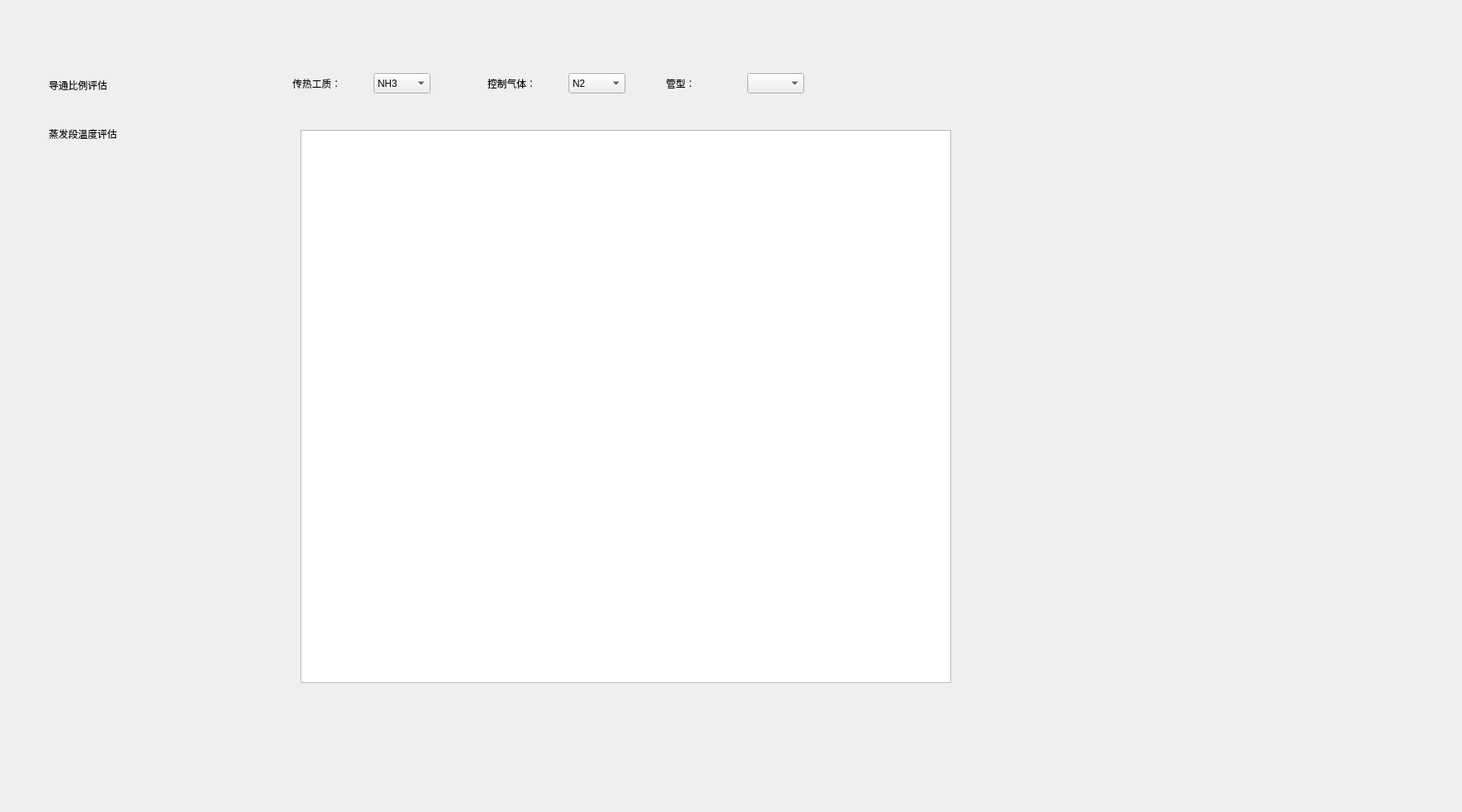
<?xml version="1.0" encoding="UTF-8"?>
<ui version="4.0">
 <class>Form</class>
 <widget class="QWidget" name="Form">
  <property name="geometry">
   <rect>
    <x>0</x>
    <y>0</y>
    <width>1800</width>
    <height>1000</height>
   </rect>
  </property>
  <property name="windowTitle">
   <string>Form</string>
  </property>
  <widget class="QLabel" name="DaoTong_PingGu">
   <property name="geometry">
    <rect>
     <x>60</x>
     <y>90</y>
     <width>100</width>
     <height>30</height>
    </rect>
   </property>
   <property name="text">
    <string>导通比例评估</string>
   </property>
  </widget>
  <widget class="QLabel" name="ZhengFa_PingGu">
   <property name="geometry">
    <rect>
     <x>60</x>
     <y>150</y>
     <width>100</width>
     <height>30</height>
    </rect>
   </property>
   <property name="text">
    <string>蒸发段温度评估</string>
   </property>
  </widget>
  <widget class="QLabel" name="label_3">
   <property name="geometry">
    <rect>
     <x>360</x>
     <y>90</y>
     <width>70</width>
     <height>25</height>
    </rect>
   </property>
   <property name="text">
    <string>传热工质：</string>
   </property>
  </widget>
  <widget class="QComboBox" name="ChuanreGongzhi">
   <property name="geometry">
    <rect>
     <x>460</x>
     <y>90</y>
     <width>70</width>
     <height>25</height>
    </rect>
   </property>
   <item>
    <property name="text">
     <string>NH3</string>
    </property>
   </item>
   <item>
    <property name="text">
     <string>乙烷</string>
    </property>
   </item>
   <item>
    <property name="text">
     <string>丙烯</string>
    </property>
   </item>
  </widget>
  <widget class="QLabel" name="label_4">
   <property name="geometry">
    <rect>
     <x>600</x>
     <y>90</y>
     <width>70</width>
     <height>25</height>
    </rect>
   </property>
   <property name="text">
    <string>控制气体：</string>
   </property>
  </widget>
  <widget class="QComboBox" name="KongzhiQiti">
   <property name="geometry">
    <rect>
     <x>700</x>
     <y>90</y>
     <width>70</width>
     <height>25</height>
    </rect>
   </property>
   <item>
    <property name="text">
     <string>N2</string>
    </property>
   </item>
   <item>
    <property name="text">
     <string>Ne</string>
    </property>
   </item>
   <item>
    <property name="text">
     <string>H2</string>
    </property>
   </item>
   <item>
    <property name="text">
     <string>He</string>
    </property>
   </item>
  </widget>
  <widget class="QComboBox" name="GuanXin">
   <property name="geometry">
    <rect>
     <x>920</x>
     <y>90</y>
     <width>70</width>
     <height>25</height>
    </rect>
   </property>
  </widget>
  <widget class="QLabel" name="label_5">
   <property name="geometry">
    <rect>
     <x>820</x>
     <y>90</y>
     <width>70</width>
     <height>25</height>
    </rect>
   </property>
   <property name="text">
    <string>管型：</string>
   </property>
  </widget>
  <widget class="QTableWidget" name="tableWidget">
   <property name="geometry">
    <rect>
     <x>370</x>
     <y>160</y>
     <width>801</width>
     <height>681</height>
    </rect>
   </property>
  </widget>
 </widget>
 <resources/>
 <connections/>
</ui>
